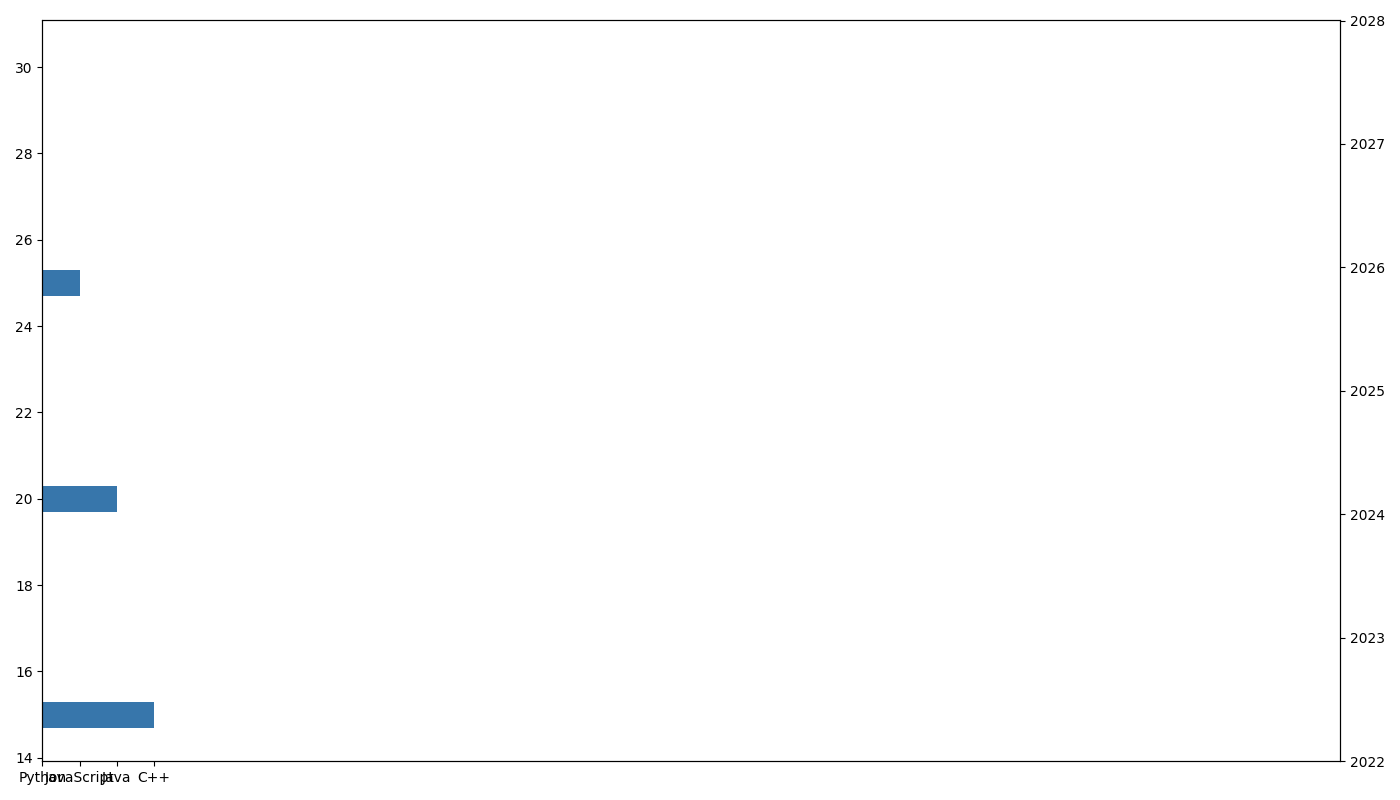

Generate this figure with Python:
import matplotlib.pyplot as plt
import numpy as np

# Data for popularity (percentage)
languages = ['Python', 'JavaScript', 'Java', 'C++']
popularity = [30, 25, 20, 15]

# Sorting languages by popularity in descending order
languages_sorted, popularity_sorted = zip(*sorted(zip(popularity, languages), reverse=True))

# Choose a single color
single_color = '#3776AB'

# Create the figure and axis objects
fig, ax1 = plt.subplots(figsize=(14, 8))

# Plot the sorted bar chart for popularity
ax1.barh(languages_sorted, popularity_sorted, color=single_color, height=0.6)

# Add a secondary y-axis for the line plot
ax2 = ax1.twinx()

# Set axis limits to improve visualization
ax1.set_xlim(0, 35)
ax2.set_ylim(2022, 2028)

# Automatically adjust layout
plt.tight_layout()

# Show plot
plt.show()
